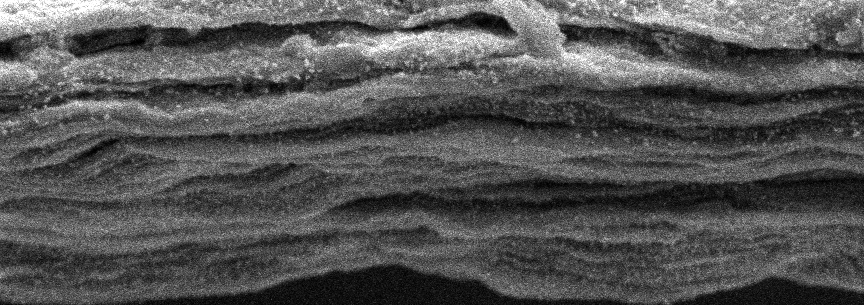
#> input picture assessment/test_dataset/real/imgs/16_1.tif, 864 x 305 px
$ python generate_reference.py
#> lines starting #> are read from the running program, lines starting #| are printed output that depends on the picture; after the words box and inside, x2 and y2 are one past the last pixel; in counts of white or black regions, pixels touching at a corner belong together; pictures that were not available may be replaced by others from this repository, and a replacement may not be noted
"""Generate reference data for integration tests.

Run once from project root:
    python tests/integration_data/generate_reference.py

This script:
1. Prepares 5 input images (128x128) from test_dataset + assessment synthetic
2. Runs the binarizer pipeline on each (scale=[1], no_blur, thresholds=[0.5, 0.7])
3. Extracts soft mask + threshold masks → saves to expected/
4. Copies GT masks → saves to ground_truth/

Commit the results to git. Re-run only when intentionally changing model behavior.
"""
import sys
import shutil
import tempfile
from pathlib import Path

import cv2
import numpy as np

# Project root
PROJECT_ROOT = Path(__file__).parent.parent.parent
sys.path.insert(0, str(PROJECT_ROOT / "src"))

# Register UNet classes in __main__ for joblib
from binarizers.legacy import UNet, DoubleConv, Down, Up, OutConv
import __main__
for cls in [UNet, DoubleConv, Down, Up, OutConv]:
    setattr(__main__, cls.__name__, cls)

from entities import BinarizerParams
from binarizer_pipeline import binarizer_pipeline
from utils import setup_logging

DATA_DIR = Path(__file__).parent
INPUTS_DIR = DATA_DIR / "inputs"
EXPECTED_DIR = DATA_DIR / "expected"
GT_DIR = DATA_DIR / "ground_truth"

# Source images to collect
SOURCES = [
    {
        "name": "real_crop",
        "img_src": PROJECT_ROOT / "assessment" / "test_dataset" / "real" / "imgs" / "16_1.tif",
        "gt_src": PROJECT_ROOT / "assessment" / "output" / "test_dataset_gt" / "real" / "16_1.png",
        "crop": (0, 0, 128, 128),  # y, x, h, w
    },
    {
        "name": "synth_type02_crop",
        "img_src": PROJECT_ROOT / "assessment" / "output" / "test_dataset_imgs" / "synthetic" / "type_02_500_001.png",
        "gt_src": PROJECT_ROOT / "assessment" / "output" / "test_dataset_gt" / "synthetic" / "type_02_500_001.png",
        "crop": (100, 100, 128, 128),
    },
    {
        "name": "wavy_thin_gray_bg_128x128",
        "img_src": PROJECT_ROOT / "assessment" / "output" / "synthetic_imgs" / "wavy_lines" / "wavy_thin_gray_bg_128x128.png",
        "gt_src": PROJECT_ROOT / "assessment" / "output" / "ground_truth" / "wavy_lines" / "wavy_thin_gray_bg_128x128.png",
    },
    {
        "name": "horiz_uniform_128x128",
        "img_src": PROJECT_ROOT / "assessment" / "output" / "synthetic_imgs" / "straight_lines" / "horiz_uniform_128x128.png",
        "gt_src": PROJECT_ROOT / "assessment" / "output" / "ground_truth" / "straight_lines" / "horiz_uniform_128x128.png",
    },
    {
        "name": "checker_uniform_128x128",
        "img_src": PROJECT_ROOT / "assessment" / "output" / "synthetic_imgs" / "checkerboard" / "checker_uniform_128x128.png",
        "gt_src": PROJECT_ROOT / "assessment" / "output" / "ground_truth" / "checkerboard" / "checker_uniform_128x128.png",
    },
]


def prepare_inputs():
    """Copy/crop source images into inputs/ and ground_truth/."""
    INPUTS_DIR.mkdir(parents=True, exist_ok=True)
    GT_DIR.mkdir(parents=True, exist_ok=True)

    for src in SOURCES:
        name = src["name"]
        img = cv2.imread(str(src["img_src"]), cv2.IMREAD_GRAYSCALE)
#> img is the input picture: shape (305, 864); min 0, max 255, mean 84.1
        assert img is not None, f"Cannot read {src['img_src']}"

        if "crop" in src:
            y, x, h, w = src["crop"]
            img = img[y:y+h, x:x+w]
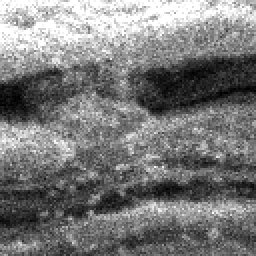
#> img: shape (128, 128) (shown 2 times larger); min 0, max 255, mean 121.7

        cv2.imwrite(str(INPUTS_DIR / f"{name}.png"), img)
        print(f"  Input: {name}.png ({img.shape[1]}x{img.shape[0]})")
#|   Input: real_crop.png (128x128)

        if src["gt_src"].exists():
            gt = cv2.imread(str(src["gt_src"]), cv2.IMREAD_GRAYSCALE)
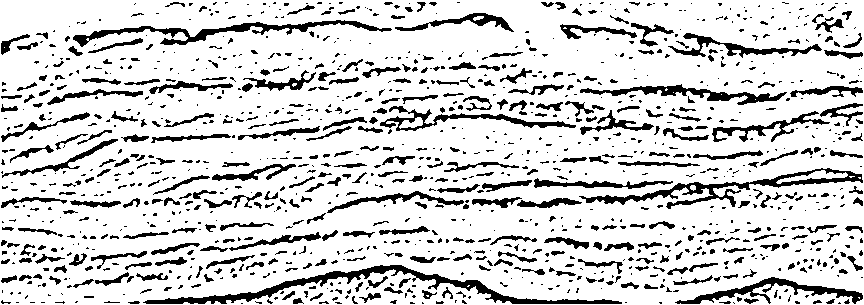
#> input picture assessment/test_dataset/real/masks/16_1.png, 864 x 305 px, found by its file name
#> gt: shape (305, 864); 82.9% white; 1158 black regions (779 under 20 px), largest, box (x1, y1, x2, y2) and area: (143, 265, 622, 304) 2889, (579, 168, 863, 209) 2045, (73, 20, 392, 47) 1797
            if "crop" in src:
                y, x, h, w = src["crop"]
                gt = gt[y:y+h, x:x+w]
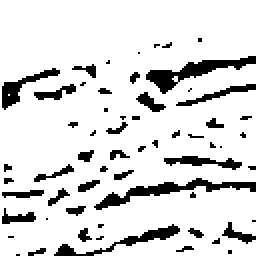
#> gt: shape (128, 128) (shown 2 times larger); 86.3% white; 60 black regions (37 under 20 px), largest, box (x1, y1, x2, y2) and area: (47, 89, 128, 105) 333, (73, 28, 128, 47) 323, (27, 112, 90, 128) 212
            cv2.imwrite(str(GT_DIR / f"{name}.png"), gt)
#> pass 2 of the loop in prepare_inputs, `for src in SOURCES:`:
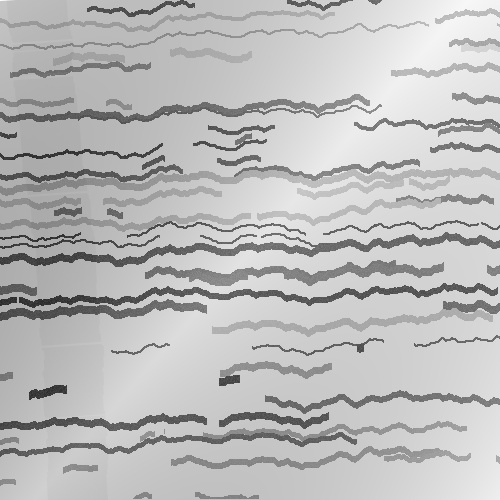
#> input picture assessment/test_dataset/synthetic/images/type_02_500_001.jpg, 500 x 500 px, given in place of type_02_500_001.png, which was not available
#> in prepare_inputs, img is the input picture: shape (500, 500); min 38, max 255, mean 187.8
#> in prepare_inputs, `img = img[y:y+h, x:x+w]`:
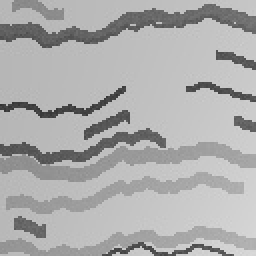
#> img: shape (128, 128) (shown 2 times larger); min 50, max 219, mean 173
#|   Input: synth_type02_crop.png (128x128)


# [64 lines left out: function run_pipeline_and_extract, not called in this run]


def main():
    print("=== Preparing inputs ===")
    prepare_inputs()

    print("\n=== Running pipeline & extracting reference masks ===")
    run_pipeline_and_extract()

    # Verify
    n_inputs = len(list(INPUTS_DIR.glob("*.png")))
    n_expected = len(list(EXPECTED_DIR.glob("*.png")))
    n_gt = len(list(GT_DIR.glob("*.png")))
    print(f"\nDone! inputs={n_inputs}, expected={n_expected}, gt={n_gt}")


if __name__ == "__main__":
#> (the run stopped early here; a loop or call above may not have finished)
